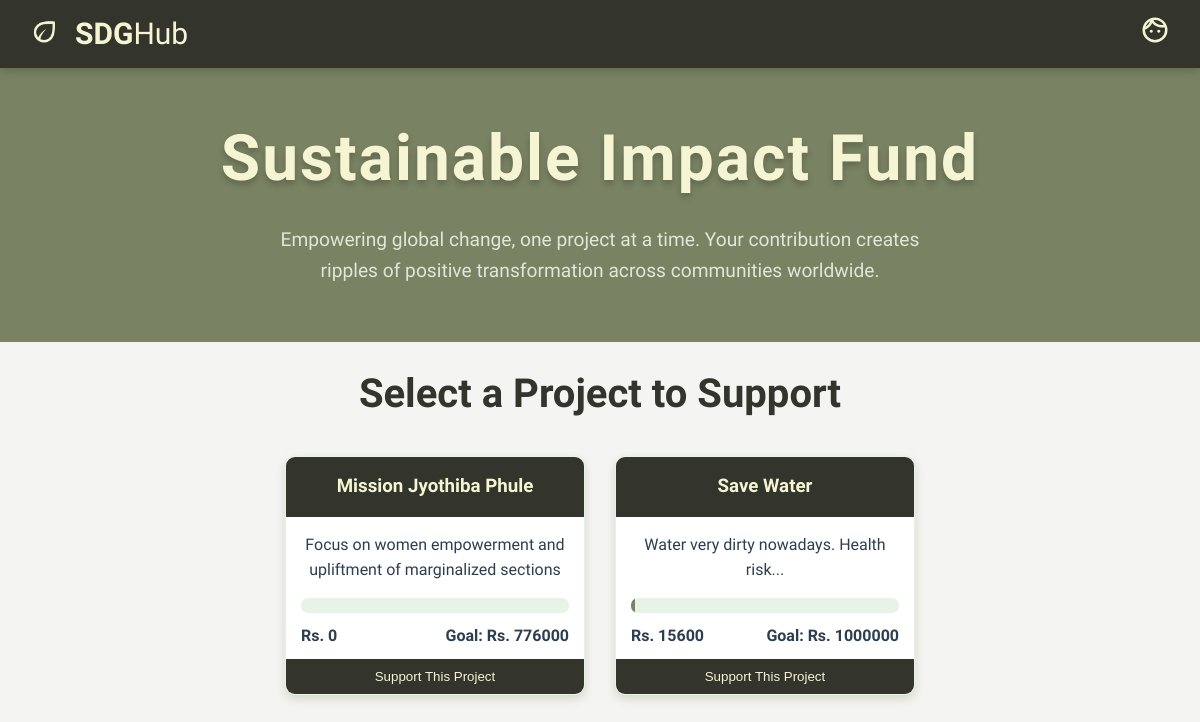
Before: /sdgapp/funds/ (signed in) with the older database file.
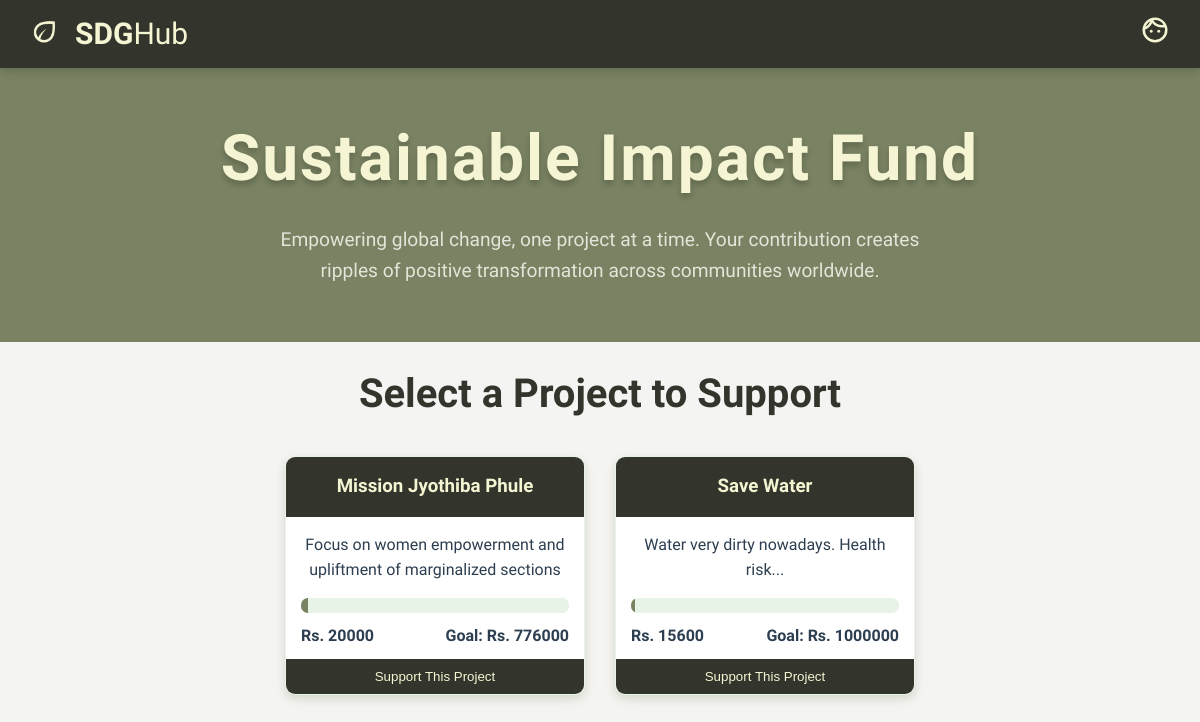
After: the same page with the newer database file.
### sdgapp/models.py (models this page shows, shortened)
class UserProjects(models.Model):
    user = models.ForeignKey(User, on_delete=models.CASCADE)
    title = models.CharField(max_length=255)
    sdg_goal = models.CharField(max_length=255)
    description = models.TextField()
    collaborators = models.TextField(blank=True)
    funding_target = models.PositiveIntegerField()
    funding_received = models.PositiveIntegerField()

### sdgapp/views.py (the view, shortened to what this page needs)
# urls.py: path('funds/',views.Funds,name='funds'),
@login_required
def Funds(request):
    all_projects = UserProjects.objects.all()  # Fetch all projects
    total_funds_raised = all_projects.aggregate(Sum('funding_received'))['funding_received__sum'] or 0
    total_funding_target = all_projects.aggregate(Sum('funding_target'))['funding_target__sum'] or 0
    remaining_funds_needed = total_funding_target - total_funds_raised
    return render(request, 'funds.html', {
        'all_projects': all_projects,
        'total_funds_raised': total_funds_raised,
        'total_funding_target': total_funding_target,
        'remaining_funds_needed': remaining_funds_needed,
    })

### templates/funds.html (shortened to what this page needs)
<!DOCTYPE html>
<html lang="en">
<head>
    {% load static %}
    <link rel="stylesheet" href="https://cdnjs.cloudflare.com/ajax/libs/font-awesome/6.4.0/css/all.min.css">
    <link rel="stylesheet" href="{% static "css\funds.css" %}">
    <link rel="stylesheet" href="{% static "css\goal17.css" %}">
</head>
<body>
    <nav>
        <ul>
            <li><img id="icon" src="{% static "media/leaf.png" %}"></li>
            <li class="main"><a href="{% url "sdgapp:dashboard" %}"><span
                        style="font-family: 'Alumni Sans Pinstripe', serif; font-weight: 600;">SDG</span>Hub</a></li>
        </ul>
        <div class="other_resources">
            <ul class="links">
                <li><img class="profile" src="{% static "media/face_24dp_F5F5D3_FILL0_wght400_GRAD0_opsz24.svg" %}">
                </li>
            </ul>
        </div>
    </nav>
    <header class="page-header">
        <center>
            <h1>Sustainable Impact Fund</h1>
        </center>
        <p>Empowering global change, one project at a time. Your contribution creates ripples of positive transformation
            across communities worldwide.</p>
    </header>
    <main class="fundraising-container">
        <section class="project-selection">
            <h2 class="section-title">Select a Project to Support</h2>
            <div class="project-grid">
                {% for project in all_projects %}
                <div class="project-card" data-project-id="{{ project.id }}">
                    <h3>{{ project.title }}</h3>
                    <p>{{ project.description }}</p>
                    <div class="project-details">
                        <div class="progress-container">
                            <div class="progress-bar" id="project-{{ project.id }}-progress">
                            </div>
                        </div>
                        <div class="funding-info">
                            <span class="raised">Rs. {{ project.funding_received }}</span>
                            <span class="goal">Goal: Rs. {{ project.funding_target }}</span>
                        </div>
                    </div>
                    <button class="select-project">Support This Project</button>
                </div>
                {% empty %}
                <p>No projects available.</p>
                {% endfor %}
            </div>
        </section>
    </main>
</body>
</html>

Changed rows visible on the page:
changed UserProjects "Mission Jyothiba Phule": funding_received "0" → "20000"
